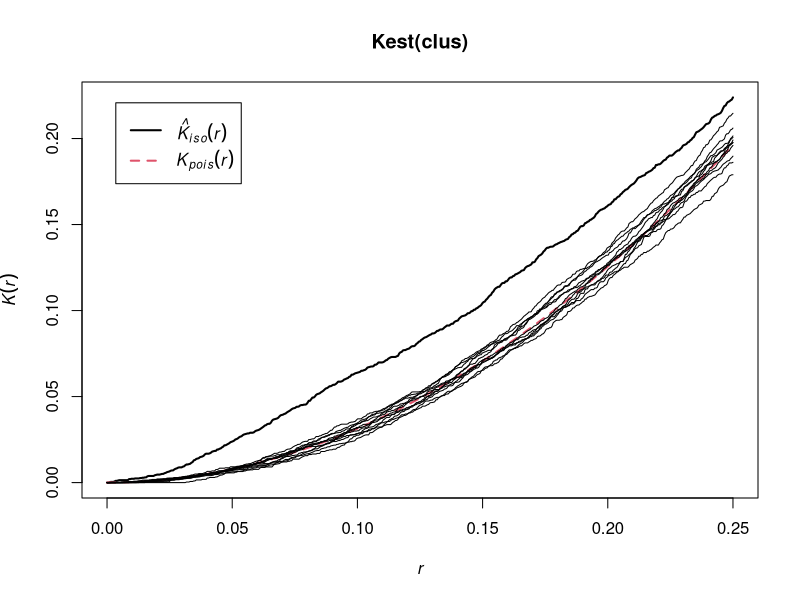
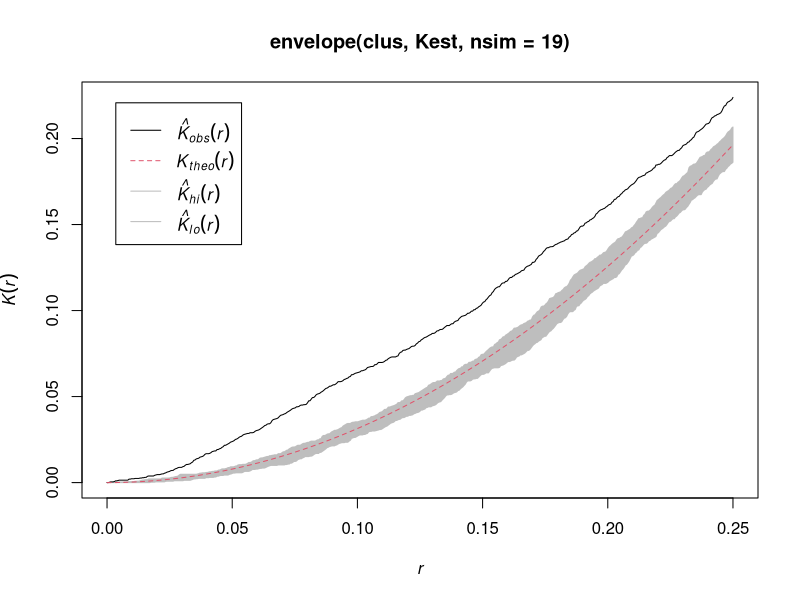
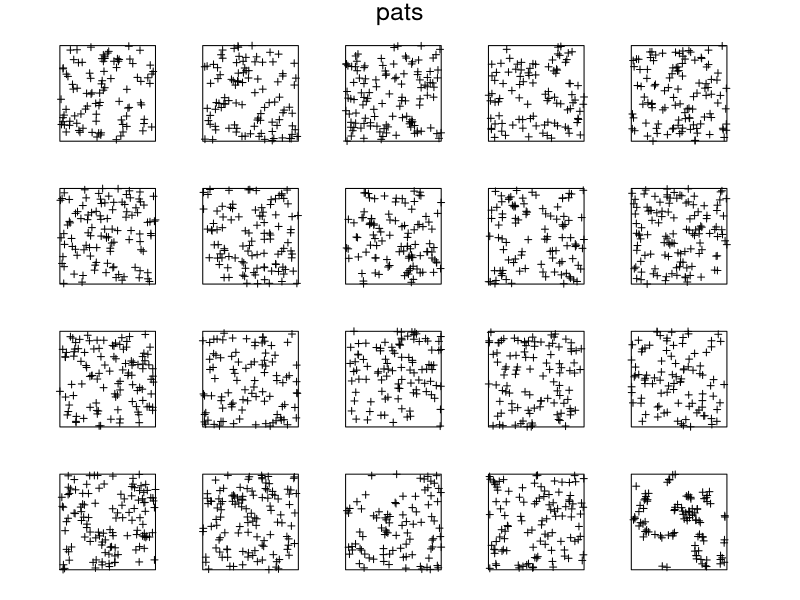
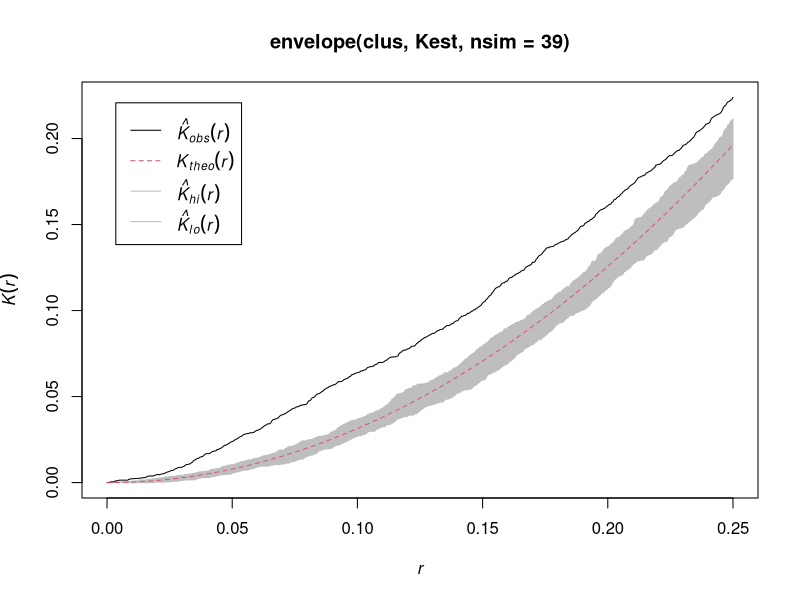
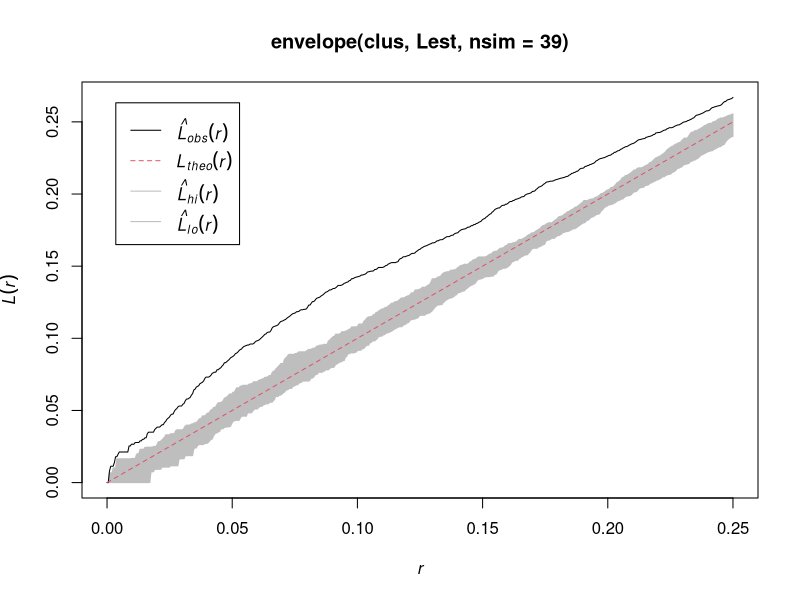
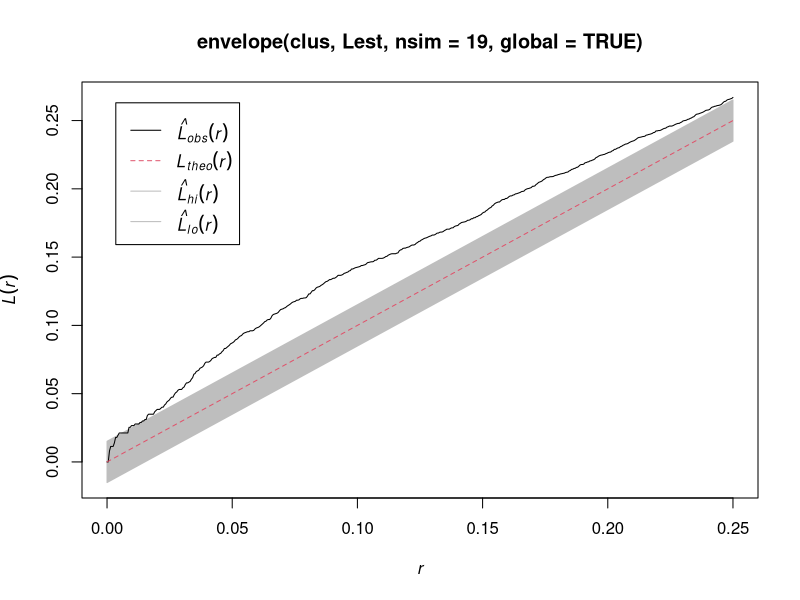

Generate these figures, in order, with R:
#'      Workshop on analysing spatial point patterns with spatstat
#'                   Aalborg, April 2015
#' 
#'                   Lecturer's R script 
#'                  Session 7: Envelopes and Monte Carlo tests
#' 
#'         Copyright (c) Adrian Baddeley and Ege Rubak 2015
#' 
library(spatstat)

set.seed(42)
inde <- rpoispp(100)
regu <- rSSI(0.09, 70)
clus <- rMatClust(30, 0.05, 4)

plot(Kest(clus), cbind(iso,theo) ~ r, lwd=2)
plot(Kest(rpoispp(ex=clus)), iso ~ r, add=TRUE)
for(i in 1:10) plot(Kest(rpoispp(ex=clus)), iso ~ r, add=TRUE)

plot(envelope(clus, Kest, nsim=19))

pats <- rpoispp(ex=clus, nsim=19)
pats[[20]] <- clus
plot(pats, main.panel="", pch=3)

clarkevans(clus)
clarkevans(clus, correction="D")
ce <- sapply(pats, clarkevans, correction="D")
mean(ce[20] >= ce)

plot(envelope(clus, Kest, nsim=39))

plot(envelope(clus, Lest, nsim=39))

plot(envelope(clus, Lest, nsim=19, global=TRUE))

mad.test(clus, Lest, nsim=19)

dclf.test(clus, Lest, nsim=19)
